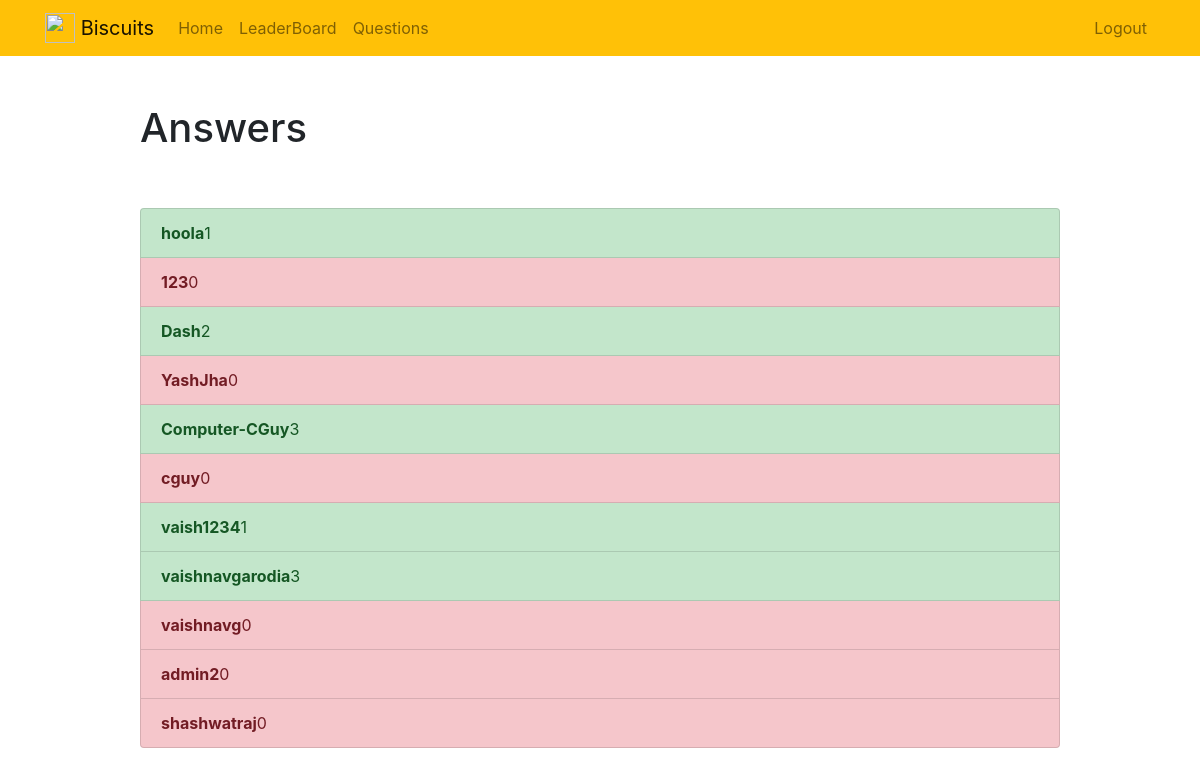
Screenshot of /checkanswers/ (signed in) with the database file from the repository.
### biscuitsrk/models.py (models this page shows, shortened)
class Profile(models.Model):
    user = models.OneToOneField(User, on_delete=models.CASCADE)
    currentlevel = models.IntegerField(default=0)
    discord  = models.CharField(max_length=255, null=True)
    institute = models.CharField(max_length=255, null=True)
    currentleveltime= models.DateTimeField(default=timezone.now)
    is_banned = models.BooleanField(default = False)
    mostrecentanswer = models.TextField(null=True)
    lastanswertime = models.DateTimeField(default=timezone.now)
    checked = models.BooleanField(default=False)
    result = models.BooleanField(default=True)
    response = models.TextField(null=True, blank=True)
    answered = models.BooleanField(default=False)

### biscuitsrk/views.py (the view)
# urls.py: path('checkanswers/', views.checkanswers, name='checkanswers'),
@user_passes_test(lambda u: u.is_superuser)
def checkanswers(request):
    queryset = Profile.objects.order_by('-lastanswertime')
    return render(request, 'biscuitsrk/checkanswers.html',{'answers':queryset})

### biscuitsrk/templates/biscuitsrk/checkanswers.html
{% extends "biscuitsrk/base.html" %}
{% block content %}
    <div class="row justify-content-center mt-5">
        <div class="col-md-10">
            {% if answer %}
                 <h1>{{ answer.count }} Answers{{ answer.count|pluralize }}</h1>
            {% else %}
                           <h1>Answers</h1>
            {% endif %}
        </div>
    </div>
    <div class="row justify-content-center mt-5">
        <div class="col-md-10">
            <div class="list-group">
                {% for answer in answers %}
                    <a href="{% url 'fullanswer' answer.id %}" class="list-group-item list-group-item-action{% if answer.checked %} list-group-item-success {% else %} list-group-item-danger {% endif %}"><b>{{ answer.user.username }}</b>{{ answer.currentlevel}}</a>
                {% endfor %}
            </div>
        </div>
    </div>
{% endblock %}

### rows the page displays
Profile: user.username "hoola", currentlevel "1"
Profile: user.username "123", currentlevel "0"
Profile: user.username "Dash", currentlevel "2"
Profile: user.username "YashJha", currentlevel "0"
Profile: user.username "Computer-CGuy", currentlevel "3"
Profile: user.username "cguy", currentlevel "0"
Profile: user.username "vaish1234", currentlevel "1"
Profile: user.username "vaishnavgarodia", currentlevel "3"
Profile: user.username "vaishnavg", currentlevel "0"
Profile: user.username "admin2", currentlevel "0"
Profile: user.username "shashwatraj", currentlevel "0"
